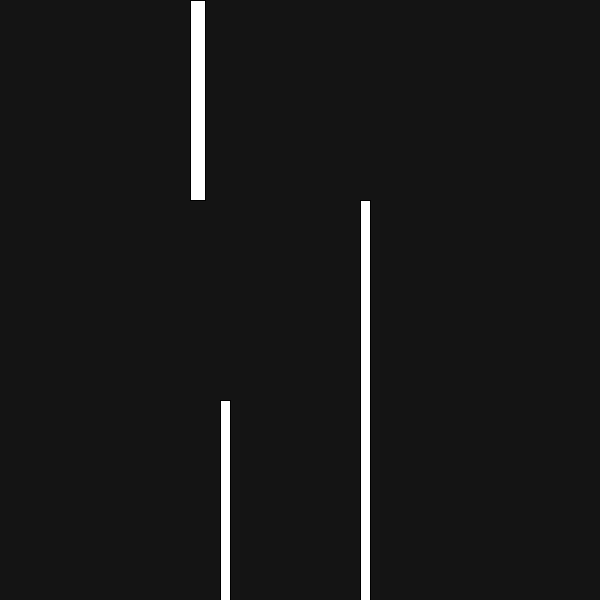
Frame 1 (no input)
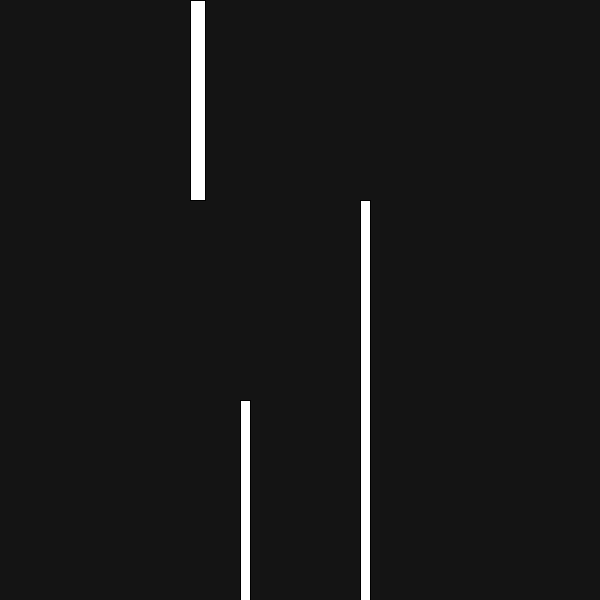
Frame 60 (the mouse pressed at the canvas centre just before this capture)
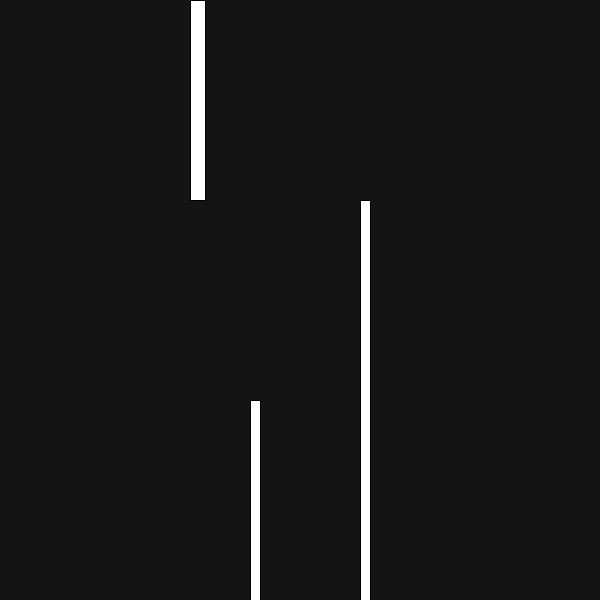
Frame 120 (the mouse held since frame 60 and released just before this capture)

The Processing sketch that drew these frames (run headless with seeded random() and noise(); from frame 60 on, the mouse is pressed at the canvas centre):

// Processing sketch: Question_9
// ── Question_9.pde

void setup() {
  size(600, 600);
}

void draw() {
  background(20);
  
  fill(255);
  
  float hourPos = map(hour(), 0, 60, 0, width);
  rect(hourPos, 0, width/40, 200);
  
  float minutePos = map(minute(), 0, 60, 0, width);
  rect(minutePos, 200, width/60, 400);
  
  float secondPos = map(second(), 0, 60, 0, width);
  rect(secondPos, 400, width/60, 600);
}
